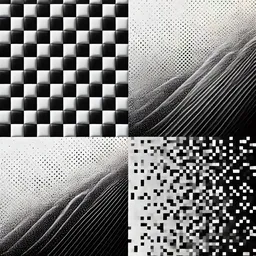
#> input picture img/teste.webp, 256 x 256 px, shrunk from 1024 x 1024 before the run
$ python cinco.py
#> lines starting #> are read from the running program, lines starting #| are printed output that depends on the picture
import numpy as np
from PIL import Image
import matplotlib.pyplot as plt

def load_image(path):
#> called with path = 'img/teste.webp'
    img = Image.open(path).convert('L')  # Converte para escala de cinza
    return np.array(img)

def apply_box_filter(image, kernel_size):
    height, width = image.shape
    pad = kernel_size // 2  # Para manter o tamanho original, evitando problemas a calcular os pixeis das bordas
    padded_image = np.pad(image, pad, mode='edge')  # Preenchimento das bordas

    output = np.zeros_like(image, dtype=np.uint8)
    for i in range(height):
        for j in range(width):
            region = padded_image[i:i+kernel_size, j:j+kernel_size]
            output[i, j] = np.mean(region).astype(np.uint8)

    return output

def show_images(original, filtered_images, kernel_sizes):
    fig, axes = plt.subplots(1, len(filtered_images) + 1, figsize=(15, 5))
    axes[0].imshow(original, cmap='gray')
    axes[0].set_title("Original")
    axes[0].axis('off')

    for ax, img, k in zip(axes[1:], filtered_images, kernel_sizes):
        ax.imshow(img, cmap='gray')
        ax.set_title(f"Filtro {k}x{k}")
        ax.axis('off')

    plt.show()

image_path = "img/teste.webp"

# Carregar imagem
gray_image = load_image(image_path)

# Aplicar filtros
kernel_sizes = [2, 3, 5, 7]
filtered_images = [apply_box_filter(gray_image, k) for k in kernel_sizes]
#> in apply_box_filter, `padded_image = np.pad(image, pad, mode='edge')`:
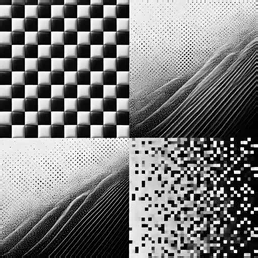
#> padded_image: shape (258, 258); min 0, max 255, mean 122.5
#> after the loop in apply_box_filter, `for i in range(height):`:
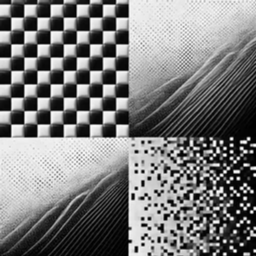
#> output: shape (256, 256); min 0, max 255, mean 122.7
#> call 2 of apply_box_filter, with kernel_size = 3
#> after the loop in apply_box_filter (call 2), `for i in range(height):`:
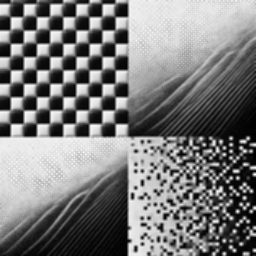
#> output: shape (256, 256); min 0, max 251, mean 122.3
#> call 3 of apply_box_filter, with kernel_size = 5
#> in apply_box_filter (call 3), `padded_image = np.pad(image, pad, mode='edge')`:
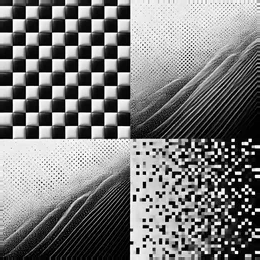
#> padded_image: shape (260, 260); min 0, max 255, mean 122.3
#> after the loop in apply_box_filter (call 3), `for i in range(height):`:
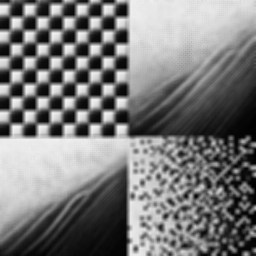
#> output: shape (256, 256); min 0, max 244, mean 122.2
#> call 4 of apply_box_filter, with kernel_size = 7
#> in apply_box_filter (call 4), `padded_image = np.pad(image, pad, mode='edge')`:
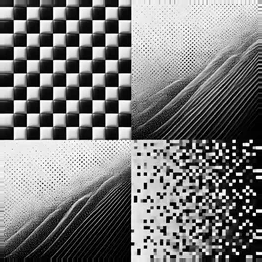
#> padded_image: shape (262, 262); min 0, max 255, mean 122.1
#> after the loop in apply_box_filter (call 4), `for i in range(height):`:
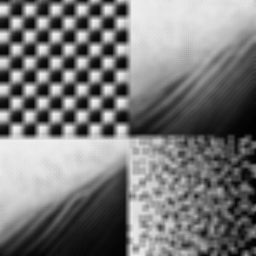
#> output: shape (256, 256); min 1, max 240, mean 122.2
#> filtered_images = 4 items

# Mostrar imagens
show_images(gray_image, filtered_images, kernel_sizes)
#> the loop in show_images, `for ax, img, k in zip(axes[1:], filtered_images, kernel_sizes):` made 4 passes
#> k on passes 1 to 4: 2, 3, 5, 7

$ run again, with img/arara.jpg saved as img/teste.webp
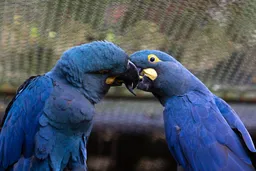
#> input picture img/arara.jpg, 256 x 171 px, shrunk from 1200 x 800 before the run
#> after the loop in apply_box_filter (call 2), `for i in range(height):`:
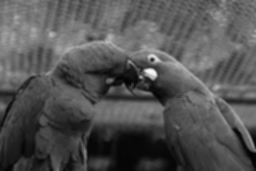
#> output: shape (171, 256); min 0, max 248, mean 83.6
#> padded_image: shape (175, 260)
#> padded_image: shape (177, 262)
#> after the loop in apply_box_filter (call 4), `for i in range(height):`:
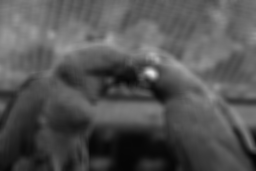
#> output: shape (171, 256); min 3, max 228, mean 83.5
#> filtered_images = 4 items
#> the loop in show_images, `for ax, img, k in zip(axes[1:], filtered_images, kernel_sizes):` made 4 passes
#> k on passes 1 to 4: 2, 3, 5, 7

$ run again, with img/jamal_murray.png saved as img/teste.webp
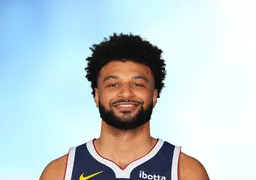
#> input picture img/jamal_murray.png, 256 x 180 px, shrunk from 640 x 450 before the run
#> padded_image: shape (184, 260)
#> in apply_box_filter (call 4), `padded_image = np.pad(image, pad, mode='edge')`:
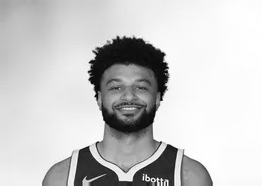
#> padded_image: shape (186, 262); min 0, max 255, mean 201.3
#> filtered_images = 4 items
#> the loop in show_images, `for ax, img, k in zip(axes[1:], filtered_images, kernel_sizes):` made 4 passes
#> k on passes 1 to 4: 2, 3, 5, 7
